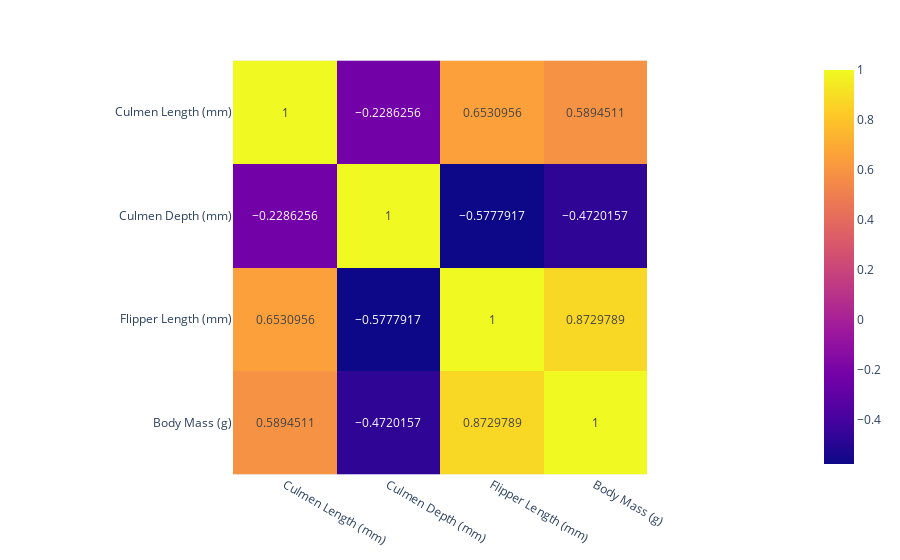

Write notebook code for a chart like this one.
### Markdown cell above
Gentoo penguins have longer flippers and they are heavier than the other penguins.

### Code cell
penguins_clear_nn = penguins_clear.drop(['Sample Number', 'Delta 15 N (o/oo)', 'Delta 13 C (o/oo)'], axis=1)
fig = px.imshow(penguins_clear_nn.corr(), text_auto=True, aspect='equal')
fig.show()

### Figure 1 — Plotly figure (JSON) as saved in the notebook; plotly's stock layout.template omitted (floating-point values rounded to 4 significant figures)
{"data": [{"coloraxis": "coloraxis", "hovertemplate": "x: %{x}<br>y: %{y}<br>color: %{z}<extra></extra>", "name": "0", "texttemplate": "%{z}", "type": "heatmap", "x": ["Culmen Length (mm)", "Culmen Depth (mm)", "Flipper Length (mm)", "Body Mass (g)"], "xaxis": "x", "y": ["Culmen Length (mm)", "Culmen Depth (mm)", "Flipper Length (mm)", "Body Mass (g)"], "yaxis": "y", "z": [[1, -0.2286, 0.6531, 0.5895], [-0.2286, 1, -0.5778, -0.472], [0.6531, -0.5778, 1, 0.873], [0.5895, -0.472, 0.873, 1]]}], "layout": {"coloraxis": {"colorscale": [[0, "#0d0887"], [0.1111, "#46039f"], [0.2222, "#7201a8"], [0.3333, "#9c179e"], [0.4444, "#bd3786"], [0.5556, "#d8576b"], [0.6667, "#ed7953"], [0.7778, "#fb9f3a"], [0.8889, "#fdca26"], [1, "#f0f921"]]}, "margin": {"t": 60}, "xaxis": {"anchor": "y", "constrain": "domain", "domain": [0, 1], "scaleanchor": "y"}, "yaxis": {"anchor": "x", "autorange": "reversed", "constrain": "domain", "domain": [0, 1]}}}
